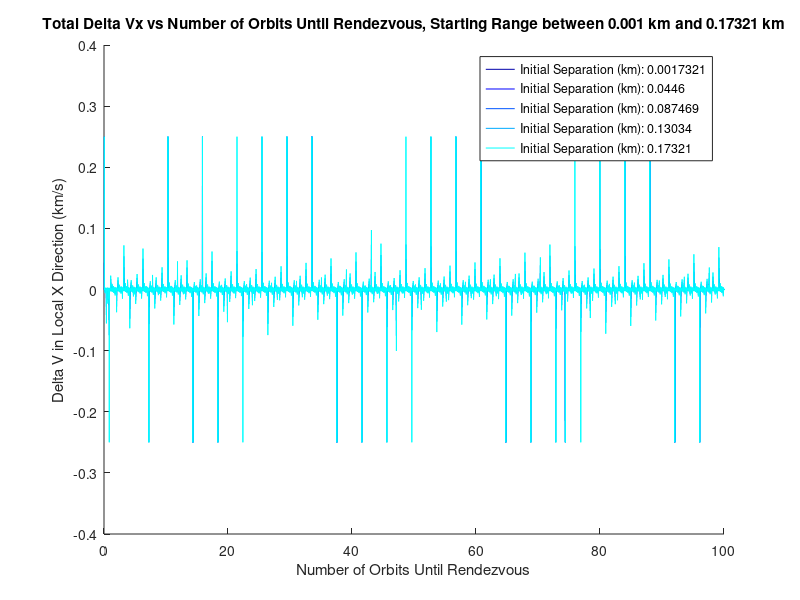
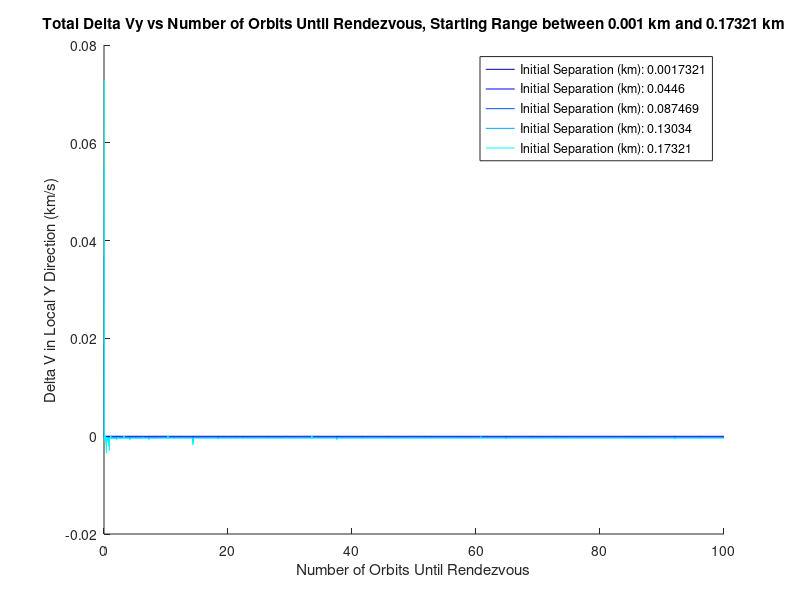
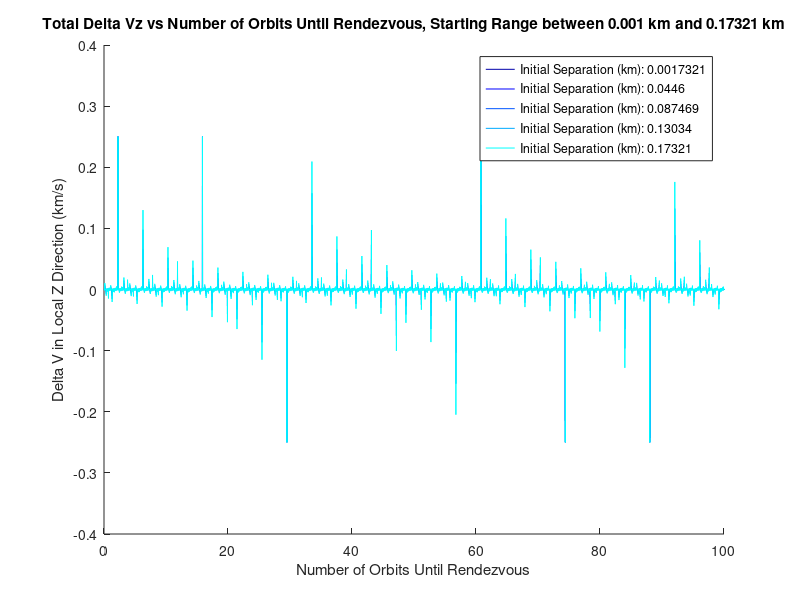
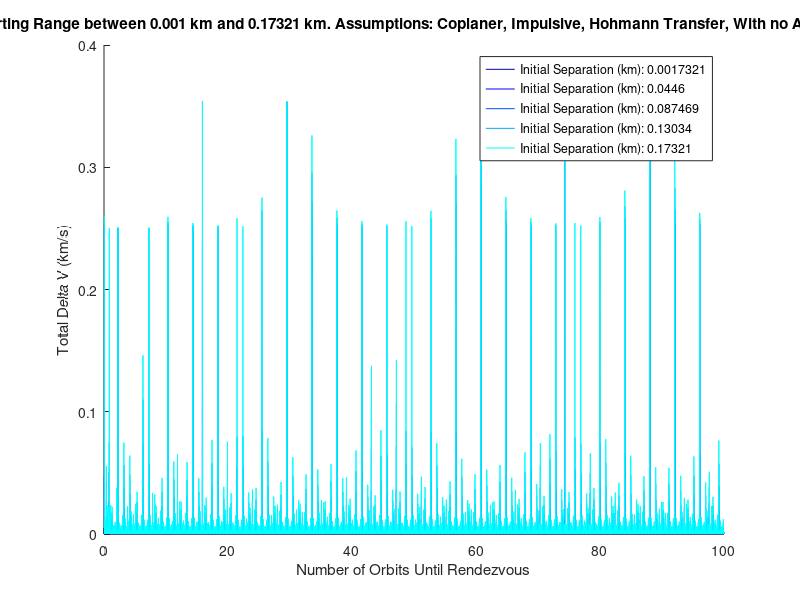

These figures' MATLAB source, in order:
%=======================Rascal Senior Design===============================
%============================RCL-C-NAV1====================================
%=======================Author: Tom Moline=================================
%=====================Approval: Nate Richard===============================
%=====================Revision: 1 =========================================
%===============Last Edit Date: October 13, 2013===========================

%============================Summary=======================================
%This script serves as a preliminary method of calculating the delta V
%associated with orbital maneuvers made relative to another satellite,
%specifically, that between Butch (a released satellite) and Sundance (a
%secured satellite).

%============================Inputs========================================
% Rp = Orbital Periapsis Altitude (km)
% Ra = Orbital Apoapsis Altitude (km)
% dr_ =Inital displacement vector between each satellite (km)
% r_ = Initial Location of Target Satellite Relatvie to Focal Point (km)
%    NOTE: This is assumed to be a 3-D Vector input [x, y]
%
% All variables with star in name are of chase satellite. All others are of
% the target satellite.
%
% All variables with an underscore are vectors


%===========================Outputs========================================
% Total Delta V to go from intial positon to one within 10 m of Sundance

%==========================Begin Code======================================

clear
clc

% Create Delta V Structure

deltaV_total=struct('rstar_',{},'dr_',{},'deltav_x',{},...
    'deltav_y',{},'Rp',{},'Ra',{},'period',{},'n',{},'t',{},'deltav',{},'numorbits',{},'deltav_total',{},'deltav_z',{});

%Define number of cases to observe

norbits=5;

%Create initial displacement vector array for each case

Ra=linspace(300+6731,300+6731,norbits);
Rp=linspace(300+6731,300+6731,norbits);
dr_=[linspace(.001,.1,norbits);linspace(.001,.1,norbits);linspace(.001,.1,norbits)];
rstar_=[linspace(300+6731,300+6731,norbits);linspace(0,0,norbits);linspace(0,0,norbits)];

% Calculate Orbital Parameters

mu = 398600; %Gravitational Coefficient of Earth
maxorbitnumber=100;%Desired number of orbits until rendezvous

%Define Orbit Range and Step Size

tvalue=linspace(0.1*pi,maxorbitnumber*2*pi,10000);

%Find n value (Eq. 8.15 in Orbital Mechanics, Page 143, Conway)

for i=1:length(Ra)
    e=0;
    a = Ra(1,i)/(1+e); %Semi-Major Axis, km
    period_value=2*pi*sqrt(a^3/mu);
    deltaV_total(i).period=period_value;
    deltaV_total(i).dr_=dr_(:,i);
    deltaV_total(i).rstar_=rstar_(:,i);
    deltaV_total(i).n=sqrt(mu/(rstar_(1,i))^3);
    deltaV_total(i).Ra=Ra(i);
    deltaV_total(i).Rp=Rp(i);
end

%Find State Transition Matrix (Equation 8.26, page 149-150)
%Determine Initial DeltaV (Equations 8.34 and 8.36, page 151)
%Determine Final DeltaV (Equation 8.38, page 152)
%Find Total DeltaV (Combine Each)

%Note: Values above and below 0.25 and -.25 km/s are ignored


for j=1:length(Ra)
    for i=1:length(tvalue)
	
	%Calculate Delta V
    
        tvaluetemp(j,i)=(tvalue(1,i)/2*pi)*deltaV_total(j).period;
        numberorbits(j,i)=(tvalue(1,i)/(2*pi));
        s=sin(deltaV_total(j).n*tvaluetemp(j,i)*(180/pi));
        c=cos(deltaV_total(j).n*tvaluetemp(j,i)*(180/pi));

        M=[(4-3*c) 0 0;6*(s-deltaV_total(j).n*tvalue(i)) 1 0;0 0 c];
        N=[s/deltaV_total(j).n (2/deltaV_total(j).n)*(1-c) 0; -(2/deltaV_total(j).n)*(1-c) (4*s-3*deltaV_total(j).n*tvaluetemp(j,i))/deltaV_total(j).n 0; 0 0 s/deltaV_total(j).n];
        S=[3*deltaV_total(j).n*s 0 0; -6*deltaV_total(j).n*(1-c) 0 0; 0 0 -deltaV_total(j).n*s];
        T=[c 2*s 0; -2*s 4*c-3 0; 0 0 c];

        deltavtempfinal=(T/N*M-S)*deltaV_total(:,j).dr_;
        deltavtempinitial=-inv(N)*M*deltaV_total(:,j).dr_-(S-T*inv(N)*M)*deltaV_total(:,j).dr_;
        deltavtemp=deltavtempfinal+deltavtempinitial;
        if deltavtemp(1)>.25
            deltavx(j,i)=.25;
        elseif deltavtemp(1)<-.25
            deltavx(j,i)=-.25;    
        else
            deltavx(j,i)=deltavtempfinal(1);
        end
        
        if deltavtemp(2)>.25
             deltavy(j,i)=.25;
        elseif deltavtemp(2)<-.25
             deltavy(j,i)=-.25;    
        else
             deltavy(j,i)=deltavtemp(2);
        end
        
        if deltavtemp(3)>.25
             deltavz(j,i)=.25;
        elseif deltavtemp(3)<-.25
             deltavz(j,i)=-.25;    
        else
             deltavz(j,i)=deltavtemp(3);
        end
    end
    deltaV_total(j).numorbits=numberorbits(j,:);
    deltaV_total(j).t=tvaluetemp(j,:);
    deltaV_total(j).deltav_x=deltavx(j,:);
    deltaV_total(j).deltav_y=deltavy(j,:);
    deltaV_total(j).deltav_z=deltavz(j,:);
    deltaV_total(j).deltav_total=(deltavx(j,:).^2+deltavy(j,:).^2+deltavz(j,:).^2).^(.5);
end

%Create a Color Map

cc=jet(2*norbits);

%Plot Results

figure(1)

hold on
for i=1:norbits
    plot(deltaV_total(i).numorbits,deltaV_total(i).deltav_x,'color',cc(i,:))
    legendinfo{i}=['Initial Separation (km): ' num2str(sqrt(3*dr_(1,i)^2))];
end
legend(legendinfo)
xlabel('Number of Orbits Until Rendezvous')
ylabel('Delta V in Local X Direction (km/s)')
title(['Total Delta Vx vs Number of Orbits Until Rendezvous, Starting Range between 0.001 km and ' num2str(sqrt(dr_(1,length(Ra))^2+dr_(2,length(Ra))^2+dr_(3,length(Ra))^2)) ' km'])

figure(2)

hold on
for i=1:norbits
    plot(deltaV_total(i).numorbits,deltaV_total(i).deltav_y,'color',cc(i,:))
    legendinfo{i}=['Initial Separation (km): ' num2str(sqrt(3*dr_(1,i)^2))];
end
legend(legendinfo)
xlabel('Number of Orbits Until Rendezvous')
ylabel('Delta V in Local Y Direction (km/s)')
title(['Total Delta Vy vs Number of Orbits Until Rendezvous, Starting Range between 0.001 km and ' num2str(sqrt(dr_(1,length(Ra))^2+dr_(2,length(Ra))^2+dr_(3,length(Ra))^2)) ' km'])

figure(3)

hold on
for i=1:norbits
    plot(deltaV_total(i).numorbits,deltaV_total(i).deltav_z,'color',cc(i,:))
    legendinfo{i}=['Initial Separation (km): ' num2str(sqrt(3*dr_(1,i)^2))];
end
legend(legendinfo)
xlabel('Number of Orbits Until Rendezvous')
ylabel('Delta V in Local Z Direction (km/s)')
title(['Total Delta Vz vs Number of Orbits Until Rendezvous, Starting Range between 0.001 km and ' num2str(sqrt(dr_(1,length(Ra))^2+dr_(2,length(Ra))^2+dr_(3,length(Ra))^2)) ' km'])

figure(4)

hold on
for i=1:norbits
    plot(deltaV_total(i).numorbits,deltaV_total(i).deltav_total,'color',cc(i,:))
    legendinfo{i}=['Initial Separation (km): ' num2str(sqrt(3*dr_(1,i)^2))];
end
legend(legendinfo)
xlabel('Number of Orbits Until Rendezvous')
ylabel('Total Delta V (km/s)')
title(['Total Delta V vs Number of Orbits Until Rendezvous, Starting Range between 0.001 km and ' num2str(sqrt(dr_(1,length(Ra))^2+dr_(2,length(Ra))^2+dr_(3,length(Ra))^2)) ' km. Assumptions: Coplaner, Impulsive, Hohmann Transfer, With no Atmospheric Considerations and Final CGs in Same Location'])

    

















